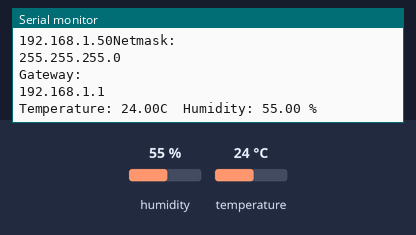
This sketch was run on a simulated ESP8266 (NodeMCU). On the bench: the last lines printed to the serial monitor. Inputs (shaded band) come from the test bench; at power-on: humidity 55 %, temperature 24 °C. WiFi joins after 1.5 s; servers stay silent unless stated.

Above: at 2.8 s.
2.9 s: humidity set to 22 %
At 4.0 s:
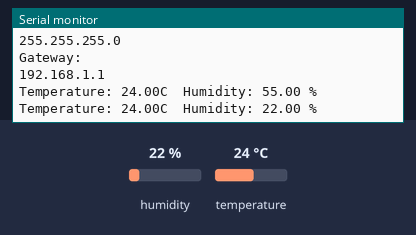
5.6 s: temperature set to 12 °C
At 6.4 s:
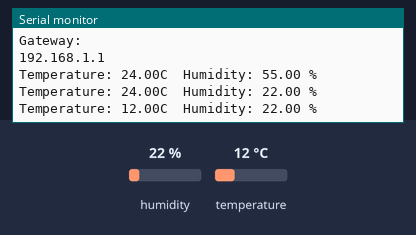
8.3 s: humidity set to 40 %
At 11.1 s:
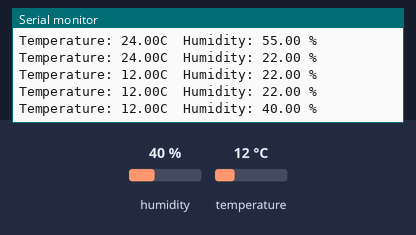
Timing chart, 0 to 12.6 s (numbered marks = the images above; inputs shaded):
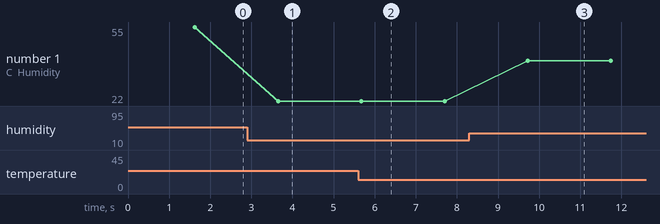

The sketch:

Day22.ino.ino
```cpp
#include <ESP8266WiFi.h>
#include "DHT.h"

#define DHTPIN D2
#define DHTTYPE DHT11

const char* ssid = "Redme note 6 pro";
const char* password="Amol12345";

DHT dht(DHTPIN, DHTTYPE);

void setup() {
  Serial.begin(115200);
  delay(100);
 dht.begin();

  // Connect to WiFi network
  Serial.println();
  Serial.println();
  Serial.print("Connecting to ");
  Serial.print(ssid);
  Serial.println(" ...");

  WiFi.begin(ssid, password);

  while (WiFi.status() != WL_CONNECTED) {
    delay(500);
    Serial.print("... ");
  }
  //flush();
  Serial.println("");
  Serial.println("WiFi connected");

  // Start the server
  //Server.begin();
  Serial.println("");
  Serial.println("IP Address: ");
  Serial.print(WiFi.localIP());
  Serial.println("Netmask: ");
  Serial.println(WiFi.subnetMask());
  Serial.println("Gateway: ");
  Serial.println(WiFi.gatewayIP());
  Serial.println("");

}

void loop() {
  // Check if a client has connected
  float h = dht.readHumidity();
  float t = dht.readTemperature();

  if (isnan(h) || isnan(t)){
    Serial.println("Failed...");
    return;
  }

  Serial.print("Temperature: ");
  Serial.print(t);
  Serial.print("C\t");
  Serial.print("Humidity: ");
  Serial.print(h);
  Serial.print(" % \n");

  delay(2000);
}
```

Measured:
- after the input at 2.9 s, the serial monitor: prints a new line after 0.75 s (image 1)
- after the input at 5.6 s, the serial monitor: prints a new line after 0.08 s (image 2)
- after the input at 8.3 s, the serial monitor: prints a new line after 1.4 s (image 3)
- plotted number 1: 55 → 22 after the input at 2.9 s, 22 → 40 after the input at 8.3 s
